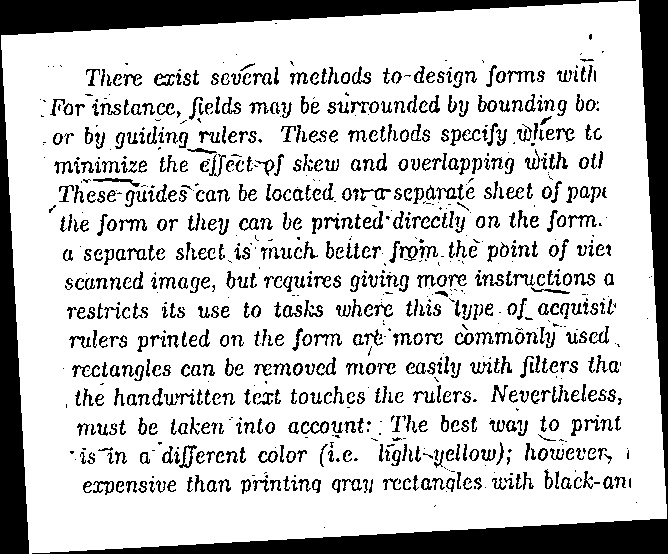
#> input picture 01-DocumentCleanup/rotated.jpg, 668 x 554 px
$ python -i 01-skew_corr_imgs.py   (imports and definitions only)
#> lines starting #> are read from the running program, lines starting #| are printed output that depends on the picture; after the words box and inside, x2 and y2 are one past the last pixel; in counts of white or black regions, pixels touching at a corner belong together
#> further down, picture is the input picture: shape (554, 668, 3); min 0, max 255, mean 201.2
# code for perform skew correction

# import the necessary packages
import numpy as np
import argparse
import cv2
from imutils import paths
from scipy.ndimage import interpolation as inter
import os
import logging
# [1 line not run here, left out]

# construct the argument parse and parse the arguments
ap = argparse.ArgumentParser()
# [6 lines not run here, left out]
basepath = os.path.dirname(os.path.abspath(__file__))
path = os.path.join(basepath, "warped_images")
# [5 lines not run here, left out]
# [1 line that did not run here, left out]
# [1 line that did not run here, left out]

def correct_skew(image, delta=1, limit=13):
#> called with delta = 1, limit = 13
    def determine_score(arr, angle):
        data = inter.rotate(arr, angle, reshape=False, order=0)
        histogram = np.sum(data, axis=1)
        score = np.sum((histogram[1:] - histogram[:-1]) ** 2)
        return histogram, score

    gray = cv2.cvtColor(image, cv2.COLOR_BGR2GRAY)
    thresh = cv2.adaptiveThreshold(gray, 255, cv2.ADAPTIVE_THRESH_GAUSSIAN_C, cv2.THRESH_BINARY, 7, 23)
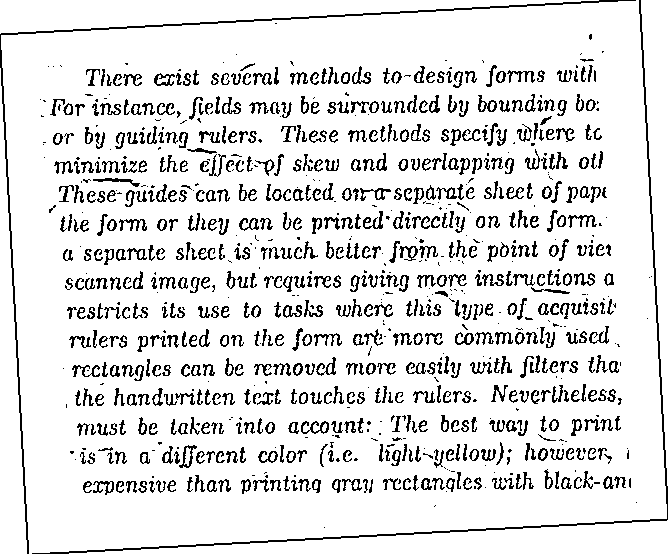
#> thresh: shape (554, 668); 88.1% white; black in thin lines or dots

    scores = []
    angles = np.arange(-limit, limit + delta, delta)
    for angle in angles:
        histogram, score = determine_score(thresh, angle)
        scores.append(score)
#> this loop made 27 passes
#> score on passes 1 to 12: 1940996250, 2164942350, 2168063550, 2005891200, 2252335950, 2441948850, 2334397500, 2431674900, 2987118450, 4383335250, 45873576900, 6704337600
#> pass 1, in determine_score, `data = inter.rotate(arr, angle, reshape=False, order=0)`:
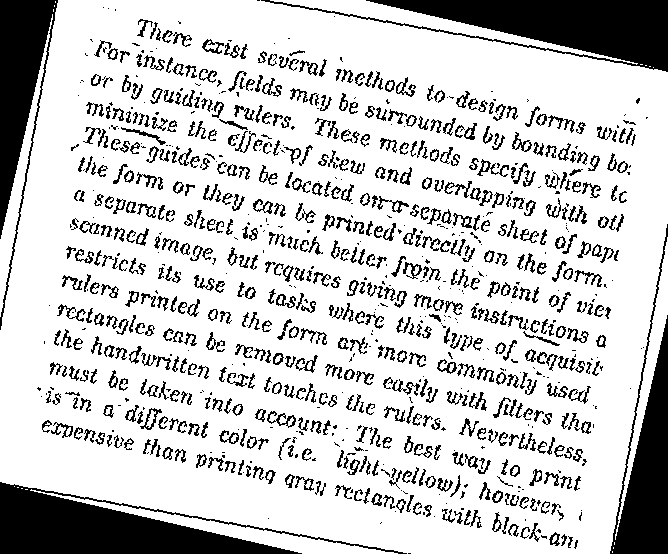
#> data: shape (554, 668); 79.2% white; 942 black regions (300 under 20 px), largest, box (x1, y1, x2, y2) and area: (261, 0, 668, 72) 11533, (0, 482, 407, 554) 11533, (0, 0, 58, 330) 7377
#> pass 2, in determine_score (call 2), `data = inter.rotate(arr, angle, reshape=False, order=0)`:
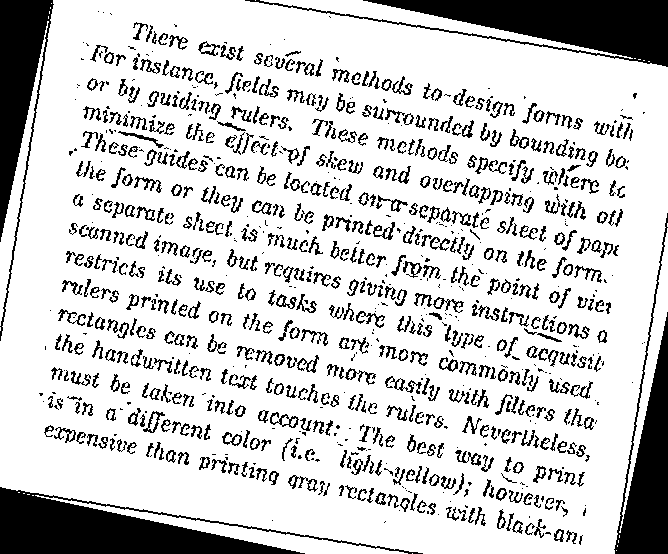
#> data: shape (554, 668); 79.7% white; 941 black regions (303 under 20 px), largest, box (x1, y1, x2, y2) and area: (245, 0, 668, 67) 10876, (0, 487, 423, 554) 10876, (0, 0, 54, 341) 7028
#> pass 3, in determine_score (call 3), `data = inter.rotate(arr, angle, reshape=False, order=0)`:
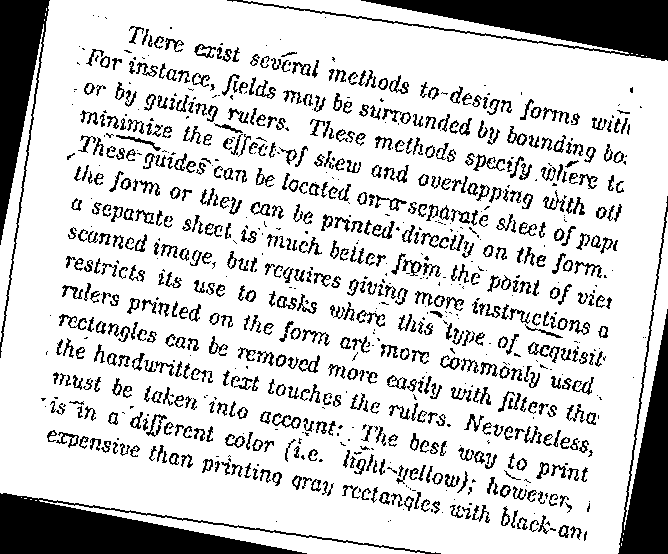
#> data: shape (554, 668); 80.3% white; 924 black regions (289 under 20 px), largest, box (x1, y1, x2, y2) and area: (227, 0, 668, 61) 10200, (0, 493, 441, 554) 10200, (0, 0, 50, 358) 6660
#> after the loop, scores = 27 values, max 45873576900 at index 10, min 1940996250 at index 0, mean 5.47e+09

    best_angle = angles[scores.index(max(scores))]
#> best_angle = -3

    (h, w) = image.shape[:2]
#> h = 554; w = 668
    center = (w // 2, h // 2)
#> center = (334, 277)
    M = cv2.getRotationMatrix2D(center, best_angle, 1.0)
#> M = [[0.999, -0.0523, 14.95], [0.0523, 0.999, -17.1]]
    rotated = cv2.warpAffine(image, M, (w, h), flags=cv2.INTER_CUBIC, \
              borderMode=cv2.BORDER_REPLICATE)
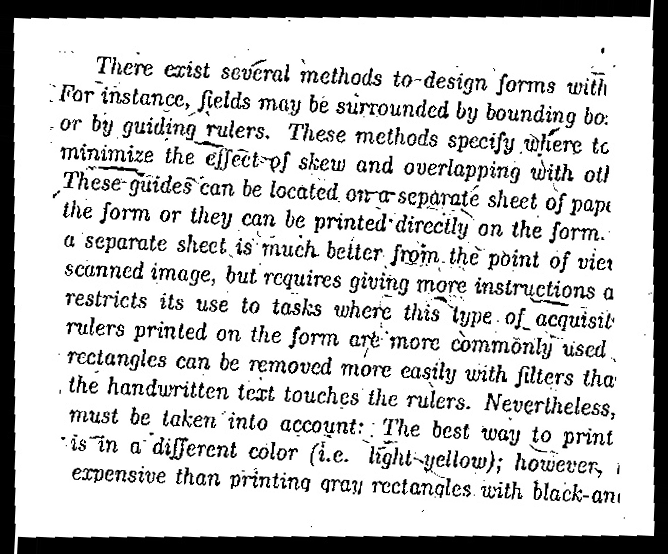
#> rotated: shape (554, 668, 3); min 0, max 255, mean 201

    return best_angle, rotated


# loop through images
count = 1
# [11 lines not run here, left out]


>>> import cv2
>>> picture = cv2.imread('rotated.jpg')
>>> result = correct_skew(picture)
